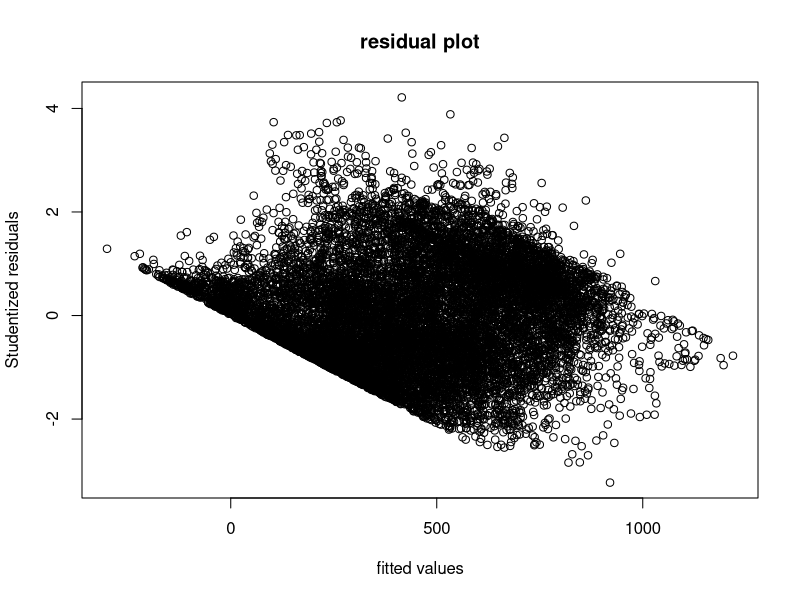
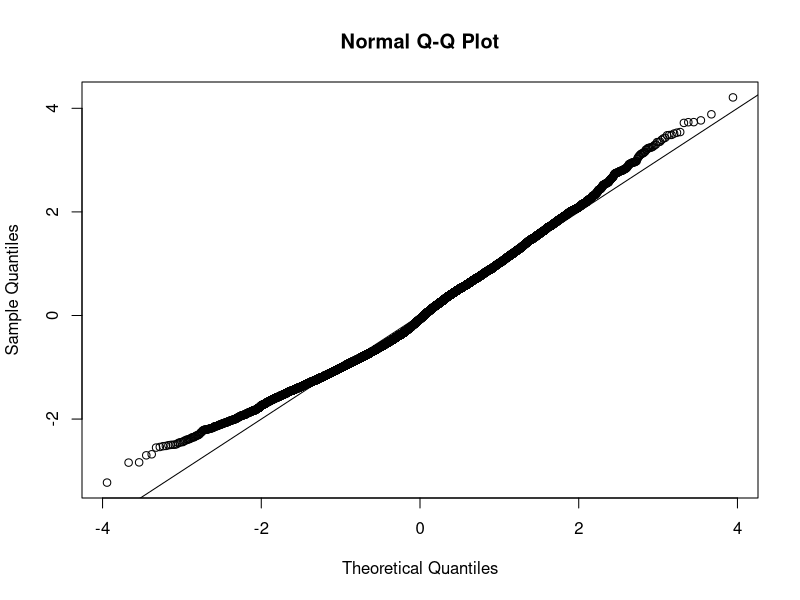

Recreate these plots in R, in order. (Note: this script raises an error after producing the figures.)
# Predicting Solar Radiation
# By Multiple Linear Regression

# Import dataset from CSV file
data <- read.csv('solar-radiation.csv', header = TRUE, sep = ",")

# Create a train/test split
set.seed(1)
sample <- sample(c(TRUE,FALSE), nrow(data), replace = TRUE, prob = c(0.8,0.2))
train <- data[sample,]
test <- data[!sample,]

#Remove Night time values

train <- train[train$Day.1.Night.0 == 1,]

# Save data series (columns) 
# into local variables
UNIX <- train$UNIXTime
Radiation <- train$Radiation
Temperature <- train$Temperature
Pressure <- train$Pressure
Humidity <- train$Humidity
WindDirection <- train$WindDirection.Degrees.
Speed <- train$Speed
DayNight <- train$Day.1.Night.0
Month <- train$Month
Day <- train$Day
TimeOfDay <- train$TimeOfDay
TimeSunRise <- train$TimeSunRise
TimeSunSet <- train$TimeSunSet
TimeSinceSunRise <- TimeOfDay - TimeSunRise

# Create Factor for Month Variable
monthfactor <- factor(Month)
contrasts(monthfactor) <-contr.treatment(4,base=1)
contrasts(monthfactor)

#All numeric variable model

fit <- lm(Radiation ~ Temperature + Pressure + Humidity + WindDirection + Speed + UNIX + TimeOfDay + TimeSunRise + TimeSunSet)
summary(fit)
cor(train)

#Model without night time points, and Time since surise as the time variable
fit <- lm(Radiation ~ Temperature + Pressure + Humidity + WindDirection + Speed + TimeSinceSunRise)
summary(fit)
cor(cbind(Temperature, Pressure, Humidity, WindDirection, Speed, TimeSinceSunRise))

# Fit with DayNight
fit <- lm(Radiation ~ (Temperature + Pressure + Humidity + WindDirection + Speed + TimeSinceSunRise) * DayNight)
summary(fit)

#Residual Assumptions
plot(fitted.values(fit), rstudent(fit), xlab = "fitted values", ylab = "Studentized residuals", main = "residual plot")
qqnorm(rstandard(fit))
abline(0,1)

#Initial variable Select

library(leaps)
?regsubsets
all <- regsubsets(x=cbind(Temperature,Pressure, Humidity, WindDirection, Speed), y=Radiation,  method = "exhaustive", all.best = FALSE, nbest = 3)
summary(all)
Cp <- summary(all)$cp
AdjR2 <- summary(all)$adjr2
SSRes <- summary(all)$rss
R2 <- summary(all)$rsq
Matrix <- summary(all)$which
cor(train[3:7])
p <- apply(Matrix,1, sum)
MSRes <- SSRes/(length(Day)-p)
output <- cbind(p, Matrix, SSRes, R2, AdjR2, MSRes, Cp)
colnames(output)[3:7] <- c("Temperature", "Pressure", "Humidity", "Wind Direction", "Wind Speed") 
output

#Box-Cox

library(MASS)
boxcox(fit, seq(.4,.6,.1))
?boxcox

#Attempt Ln(Radiation) transformation
fit <- lm(log(Radiation) ~ (Temperature + Pressure + Humidity + WindDirection + Speed) * DayNight)
summary(fit)

#Attempting a root transformation on response

fit <- lm(Radiation^.5 ~ Temperature + Pressure + Humidity + WindDirection + Speed)
summary(fit)

# Initial Plots
plot(Temperature,Radiation)
plot(Pressure, Radiation)
plot(Humidity, Radiation)
plot(WindDirection, Radiation)
plot(Speed, Radiation)
plot(DayNight, Radiation)
